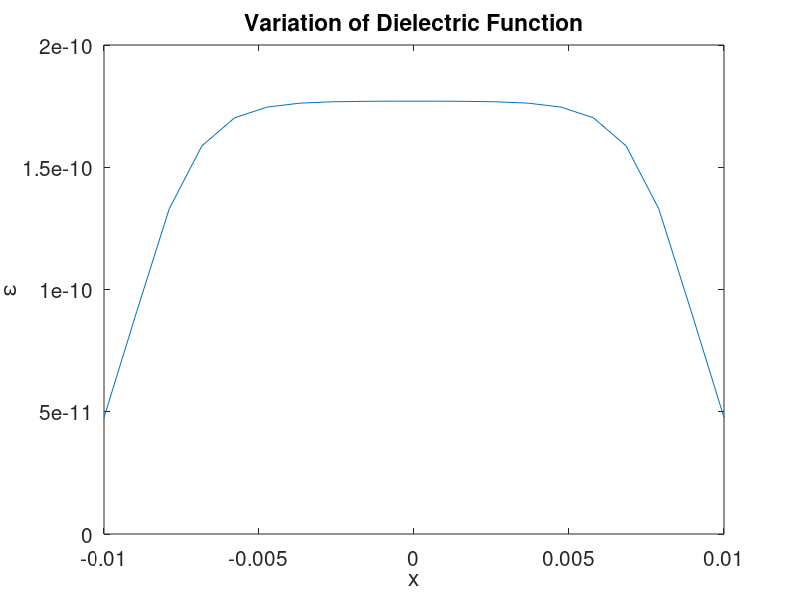
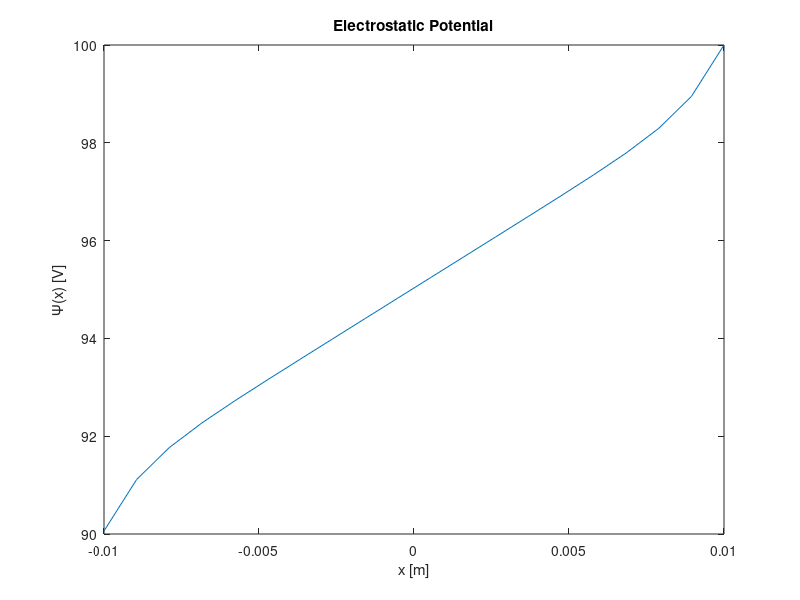
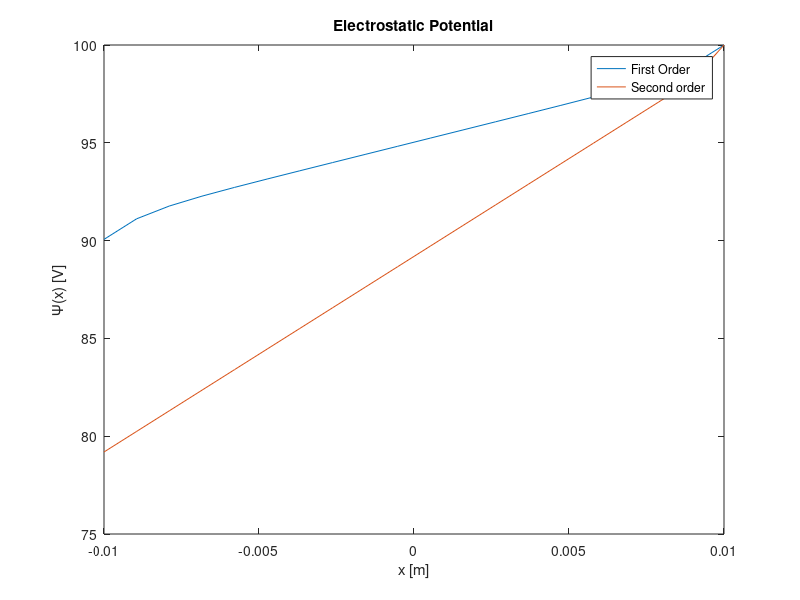
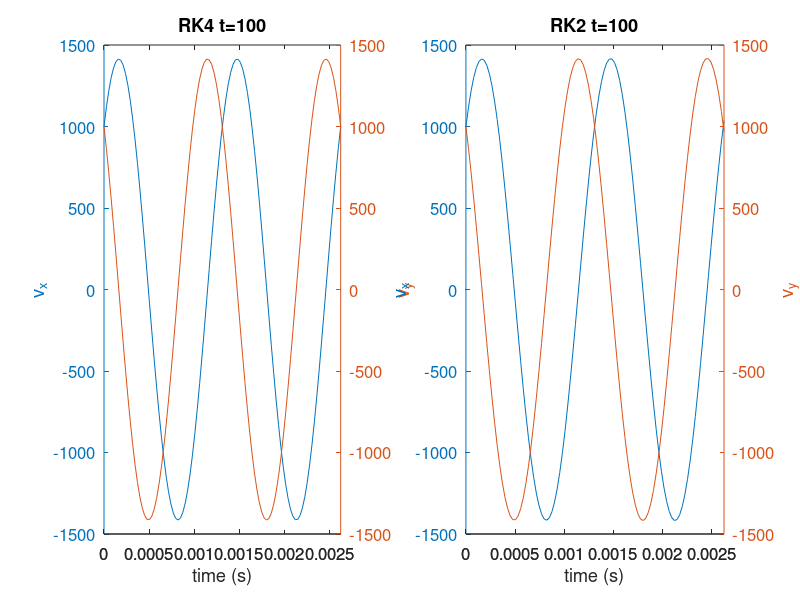

Write MATLAB code to recreate these figures, in order.
%% Introduction
%Aldous George
%EP 501
%Project 6
%This code contains excerpts from codes provided by Dr. Zettergen.
%https://github.com/Zettergren-Courses/EP501_matlab/
clc
clearvars
close all
%% Problem 1
%Initiation
a = 0.01;           %(m)
l = a/5;            %(m)
xprime = -9*a/10;   %(m)
xdprime = 9*a/10;   %(m)
Eps0 = 8.854*10^-12;%(F/m)

lx = 20;
x = linspace(-a,a,lx);

%1-a
disp('1-a');
Eps = Eps0*10*(tanh((x-xprime)/l)-tanh((x-xdprime)/l));

%plot
figure(1)
plot(x,Eps);
set(gca,'FontSize',15);
xlabel('x');
ylabel('\epsilon');
title('Variation of Dielectric Function')

%1-b
gradeps = zeros(1,lx);
dx = x(2)-x(1);
gradeps(1) = (Eps(2)-Eps(1))/dx;
for i = 2:lx-1
    gradeps(i) = (Eps(i+1)-Eps(i-1))/2/dx;
end
gradeps(lx) = (Eps(lx)-Eps(lx-1))/dx;

M2 = zeros(lx);
M2(1,1) = -1/dx;
M2(1,2) = 1/dx;
for i=2:lx-1
   M2(i,i) = -2*Eps(i)/dx^2;
   M2(i,i+1) = Eps(i)/dx^2 + gradeps(i)/2/dx;
   M2(i,i-1) = Eps(i)/dx^2 - gradeps(i)/2/dx;
end
M2(lx,lx) = 1;

%1-c
bc = zeros(lx,1);
bc(1) = 1000;
bc(lx) = 100;

%1-d
a = M2\bc;
figure(2)
plot(x,a);
xlabel('x [m]')
ylabel('\Psi(x) [V]')
title('Electrostatic Potential')

%1-e
disp('1-e')
gradEps=zeros(1,lx);
for i=1:lx-2
    gradEps(i) = (-Eps(i+2)+ 4*Eps(i+1)-3*Eps(i))/(2/dx);
end
gradEps(lx-1) =(3*Eps(lx-1)-4*Eps(lx-2)+Eps(lx-3))/2/dx;
gradEps(lx) = (3*Eps(lx) -4*Eps(lx-1)+Eps(lx-2))/2/dx;


M2mod = zeros(lx);
M2mod(1,1) = -1/dx;
M2mod(1,2) = 1/dx; 
for i=2:lx-1
   M2mod(i,i) = -2*Eps(i)/dx^2;
   M2mod(i,i+1) = Eps(i)/dx^2 + gradEps(i)/2/dx;
   M2mod(i,i-1) = Eps(i)/dx^2 - gradEps(i)/2/dx;
end
M2mod(lx,lx) = 1;
a2 =M2mod\bc; 

figure(3)
plot(x,a);
hold on
plot(x,a2);
xlabel('x [m]')
ylabel('\Psi(x) [V]')
title('Electrostatic Potential')
legend('First Order', 'Second order')

fprintf('The second order is clearly not working corrrectly. I tried troubleshooting, but I couldnt figure out \n what I''m doing wrong\n\n');
%% Problem 2

%Initiation
m = 1.67*10^(-27);            %(kg)
q = 1.6*10^(-19);             %(C)
B = 50000*10^-9;                    %(nT)


omega=q*B/m;    %frequency of oscillation (can be shown via solution by hand gives a SHO)
tmin=0;
tmax=2*2*pi/abs(omega);    % follow particle for two oscillation periods
t=linspace(tmin,tmax,100);
dt=t(2)-t(1);
lt=numel(t);

%2-a
disp('2-a');
%RK2
vx=zeros(1,lt);
vy=zeros(1,lt);
vx(1)=1e3;     % vx initial conditions
vy(1)=1e3;     % vy initial conditions
% Loop for applying RK2 to a system of two equations
for n=2:lt
    %step x and y components together, this is the half update
    vxhalf=vx(n-1)+dt/2*(omega*vy(n-1));
    vyhalf=vy(n-1)-dt/2*(omega*vx(n-1));
    
    %now the full update
    vx(n)=vx(n-1)+dt*(omega*vyhalf);
    vy(n)=vy(n-1)-dt*(omega*vxhalf);    
end %for

%RK4
Vx=zeros(1,lt);
Vy=zeros(1,lt);
Vx(1)=1e3;     % vx initial conditions
Vy(1)=1e3;     % vy initial conditions
% Loop for applying RK3 to a system of two equations
for n=2:lt
    k1x=dt*(omega*Vy(n-1));    %k1 for the x differential equation
    k1y=-dt*(omega*Vx(n-1));    %k1 for the y differential equation
    
    k2x=dt*omega*(Vy(n-1)+k1y/2);
    k2y=-dt*omega*(Vx(n-1)+k1x/2);
    
    k3x=dt*omega*(Vy(n-1)+k2y/2);
    k3y=-dt*omega*(Vx(n-1)+k2x/2);
    
    k4x=dt*omega*(Vy(n-1)+k3y);
    k4y=-dt*omega*(Vx(n-1)+k3x);
    
    Vx(n)=Vx(n-1)+1/6*(k1x+2*k2x+2*k3x+k4x);
    Vy(n)=Vy(n-1)+1/6*(k1y+2*k2y+2*k3y+k4y);
end %for


x=cumtrapz(t,vx);    %Matlab built-in for accumulating an integral value
y=cumtrapz(t,vy);
vz=1e3;
z=vz*t;

% Plot velocity solutions
figure(4);
subplot(1,2,1)
ax=plotyy(t,Vx,t,Vy);
set(ax(1),'FontSize',12);
set(ax(2),'FontSize',12);
xlabel('time (s)');
ylabel(ax(1),'v_x');
ylabel(ax(2),'v_y');
title('RK4 t=100');
subplot(1,2,2)
ax=plotyy(t,vx,t,vy);
set(ax(1),'FontSize',12);
set(ax(2),'FontSize',12);
xlabel('time (s)');
ylabel(ax(1),'v_x');
ylabel(ax(2),'v_y');
title('RK2 t=100');


% Comet plot demo
figure(5);
comet3(x,y,z)
set(gca,'FontSize',20);
xlabel('x');
ylabel('y');
zlabel('z');

%2-b
disp('2-b')

t=linspace(tmin,tmax,25);
dt=t(2)-t(1);
lt=numel(t);

%RK2
vx=zeros(1,lt);
vy=zeros(1,lt);
vx(1)=1e3;     % vx initial conditions
vy(1)=1e3;     % vy initial conditions
% Loop for applying RK2 to a system of two equations
for n=2:lt
    %step x and y components together, this is the half update
    vxhalf=vx(n-1)+dt/2*(omega*vy(n-1));
    vyhalf=vy(n-1)-dt/2*(omega*vx(n-1));
    
    %now the full update
    vx(n)=vx(n-1)+dt*(omega*vyhalf);
    vy(n)=vy(n-1)-dt*(omega*vxhalf);    
end %for

%RK4
Vx=zeros(1,lt);
Vy=zeros(1,lt);
Vx(1)=1e3;     % vx initial conditions
Vy(1)=1e3;     % vy initial conditions
% Loop for applying RK3 to a system of two equations
for n=2:lt
    k1x=dt*(omega*Vy(n-1));    %k1 for the x differential equation
    k1y=-dt*(omega*Vx(n-1));    %k1 for the y differential equation
    
    k2x=dt*omega*(Vy(n-1)+k1y/2);
    k2y=-dt*omega*(Vx(n-1)+k1x/2);
    
    k3x=dt*omega*(Vy(n-1)+k2y/2);
    k3y=-dt*omega*(Vx(n-1)+k2x/2);
    
    k4x=dt*omega*(Vy(n-1)+k3y);
    k4y=-dt*omega*(Vx(n-1)+k3x);
    
    Vx(n)=Vx(n-1)+1/6*(k1x+2*k2x+2*k3x+k4x);
    Vy(n)=Vy(n-1)+1/6*(k1y+2*k2y+2*k3y+k4y);
end %for

% Plot velocity solutions
figure(6);
subplot(1,2,1)
ax=plotyy(t,Vx,t,Vy);
set(ax(1),'FontSize',12);
set(ax(2),'FontSize',12);
xlabel('time (s)');
ylabel(ax(1),'v_x');
ylabel(ax(2),'v_y');
title('RK4 t=25');
subplot(1,2,2)
ax=plotyy(t,vx,t,vy);
set(ax(1),'FontSize',12);
set(ax(2),'FontSize',12);
xlabel('time (s)');
ylabel(ax(1),'v_x');
ylabel(ax(2),'v_y');
title('RK2 t=25');

fprintf('As seen in plot, when timestep is set to 25 RK 4 still manages to accurately solve the problem ');
fprintf('\n while RK2 has failed. Therefore, RK4 is better since it can solve with fewer timesteps.\n')

%2-c
disp('2-c')
y=linspace(0,5,100);
By=zeros(1,100);
By=B*(1+0.5*(y));
omega=q*By/m;
tmax=5*2*pi/abs(omega(1));
t=linspace(tmin,tmax,100);
dt=t(2)-t(1);
lt=numel(t);
%RK4
Vx=zeros(1,lt);
Vy=zeros(1,lt);
Vx(1)=1e3;     % vx initial conditions
Vy(1)=1e3;     % vy initial conditions
% Loop for applying RK3 to a system of two equations
for n=2:lt
    k1x=dt*(omega(n-1)*Vy(n-1));    %k1 for the x differential equation
    k1y=-dt*(omega(n-1)*Vx(n-1));    %k1 for the y differential equation
    
    k2x=dt*omega(n-1)*(Vy(n-1)+k1y/2);
    k2y=-dt*omega(n-1)*(Vx(n-1)+k1x/2);
    
    k3x=dt*omega(n-1)*(Vy(n-1)+k2y/2);
    k3y=-dt*omega(n-1)*(Vx(n-1)+k2x/2);
    
    k4x=dt*omega(n-1)*(Vy(n-1)+k3y);
    k4y=-dt*omega(n-1)*(Vx(n-1)+k3x);
    
    Vx(n)=Vx(n-1)+1/6*(k1x+2*k2x+2*k3x+k4x);
    Vy(n)=Vy(n-1)+1/6*(k1y+2*k2y+2*k3y+k4y);
end %for

figure(7);
plot(Vx,Vy);
fprintf('The plot is clearly not trochoidal, and I''m not sure why'); 